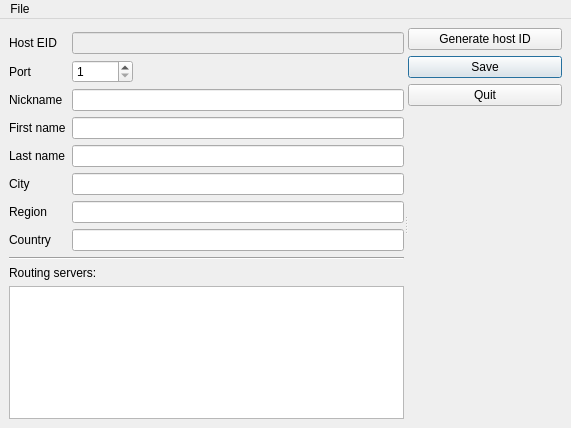
<?xml version="1.0" encoding="UTF-8"?>
<ui version="4.0">
 <class>MainWindow</class>
 <widget class="QMainWindow" name="MainWindow">
  <property name="geometry">
   <rect>
    <x>0</x>
    <y>0</y>
    <width>571</width>
    <height>428</height>
   </rect>
  </property>
  <property name="windowTitle">
   <string>Profile editor</string>
  </property>
  <widget class="QWidget" name="centralwidget">
   <layout class="QVBoxLayout" name="verticalLayout_4">
    <item>
     <widget class="QSplitter" name="splitter">
      <property name="orientation">
       <enum>Qt::Horizontal</enum>
      </property>
      <widget class="QWidget" name="layoutWidget">
       <layout class="QVBoxLayout" name="verticalLayout_2">
        <property name="topMargin">
         <number>4</number>
        </property>
        <item>
         <layout class="QFormLayout" name="formLayout_3">
          <property name="fieldGrowthPolicy">
           <enum>QFormLayout::ExpandingFieldsGrow</enum>
          </property>
          <item row="0" column="0">
           <widget class="QLabel" name="hostEIDLabel">
            <property name="text">
             <string>Host EID</string>
            </property>
            <property name="buddy">
             <cstring>hostEIDLineEdit</cstring>
            </property>
           </widget>
          </item>
          <item row="0" column="1">
           <widget class="QLineEdit" name="hostEIDLineEdit">
            <property name="enabled">
             <bool>false</bool>
            </property>
            <property name="sizePolicy">
             <sizepolicy hsizetype="Expanding" vsizetype="Fixed">
              <horstretch>0</horstretch>
              <verstretch>0</verstretch>
             </sizepolicy>
            </property>
           </widget>
          </item>
          <item row="1" column="0">
           <widget class="QLabel" name="portLabel">
            <property name="text">
             <string>Port</string>
            </property>
            <property name="buddy">
             <cstring>portSpinBox</cstring>
            </property>
           </widget>
          </item>
          <item row="1" column="1">
           <widget class="QSpinBox" name="portSpinBox">
            <property name="minimum">
             <number>1</number>
            </property>
            <property name="maximum">
             <number>65535</number>
            </property>
           </widget>
          </item>
          <item row="2" column="0">
           <widget class="QLabel" name="nicknameLabel">
            <property name="text">
             <string>Nickname</string>
            </property>
            <property name="buddy">
             <cstring>nicknameLineEdit</cstring>
            </property>
           </widget>
          </item>
          <item row="2" column="1">
           <widget class="QLineEdit" name="nicknameLineEdit"/>
          </item>
          <item row="3" column="0">
           <widget class="QLabel" name="firstNameLabel">
            <property name="text">
             <string>First name</string>
            </property>
            <property name="buddy">
             <cstring>firstNameLineEdit</cstring>
            </property>
           </widget>
          </item>
          <item row="3" column="1">
           <widget class="QLineEdit" name="firstNameLineEdit"/>
          </item>
          <item row="4" column="0">
           <widget class="QLabel" name="lastNameLabel">
            <property name="text">
             <string>Last name</string>
            </property>
            <property name="buddy">
             <cstring>lastNameLineEdit</cstring>
            </property>
           </widget>
          </item>
          <item row="4" column="1">
           <widget class="QLineEdit" name="lastNameLineEdit"/>
          </item>
          <item row="5" column="0">
           <widget class="QLabel" name="cityLabel">
            <property name="text">
             <string>City</string>
            </property>
            <property name="buddy">
             <cstring>cityLineEdit</cstring>
            </property>
           </widget>
          </item>
          <item row="5" column="1">
           <widget class="QLineEdit" name="cityLineEdit"/>
          </item>
          <item row="6" column="0">
           <widget class="QLabel" name="regionLabel">
            <property name="text">
             <string>Region</string>
            </property>
            <property name="buddy">
             <cstring>regionLineEdit</cstring>
            </property>
           </widget>
          </item>
          <item row="6" column="1">
           <widget class="QLineEdit" name="regionLineEdit"/>
          </item>
          <item row="7" column="0">
           <widget class="QLabel" name="countryLabel">
            <property name="text">
             <string>Country</string>
            </property>
            <property name="buddy">
             <cstring>countryLineEdit</cstring>
            </property>
           </widget>
          </item>
          <item row="7" column="1">
           <widget class="QLineEdit" name="countryLineEdit"/>
          </item>
         </layout>
        </item>
        <item>
         <widget class="Line" name="line">
          <property name="orientation">
           <enum>Qt::Horizontal</enum>
          </property>
         </widget>
        </item>
        <item>
         <layout class="QVBoxLayout" name="verticalLayout">
          <item>
           <widget class="QLabel" name="label">
            <property name="text">
             <string>Routing servers:</string>
            </property>
            <property name="buddy">
             <cstring>routingServersTextEdit</cstring>
            </property>
           </widget>
          </item>
          <item>
           <widget class="QPlainTextEdit" name="routingServersTextEdit"/>
          </item>
         </layout>
        </item>
       </layout>
      </widget>
      <widget class="QWidget" name="">
       <layout class="QVBoxLayout" name="verticalLayout_3">
        <property name="sizeConstraint">
         <enum>QLayout::SetDefaultConstraint</enum>
        </property>
        <property name="topMargin">
         <number>0</number>
        </property>
        <item>
         <widget class="QPushButton" name="newPushButton">
          <property name="sizePolicy">
           <sizepolicy hsizetype="Minimum" vsizetype="Fixed">
            <horstretch>0</horstretch>
            <verstretch>0</verstretch>
           </sizepolicy>
          </property>
          <property name="text">
           <string>Generate host ID</string>
          </property>
         </widget>
        </item>
        <item>
         <widget class="QPushButton" name="savePushButton">
          <property name="text">
           <string>Save</string>
          </property>
          <property name="autoDefault">
           <bool>true</bool>
          </property>
          <property name="default">
           <bool>true</bool>
          </property>
         </widget>
        </item>
        <item>
         <widget class="QPushButton" name="quitPushButton">
          <property name="text">
           <string>Quit</string>
          </property>
         </widget>
        </item>
        <item>
         <spacer name="verticalSpacer">
          <property name="orientation">
           <enum>Qt::Vertical</enum>
          </property>
          <property name="sizeHint" stdset="0">
           <size>
            <width>20</width>
            <height>40</height>
           </size>
          </property>
         </spacer>
        </item>
        <item>
         <widget class="QLabel" name="statusLabel">
          <property name="text">
           <string/>
          </property>
         </widget>
        </item>
       </layout>
      </widget>
     </widget>
    </item>
   </layout>
  </widget>
  <widget class="QMenuBar" name="menubar">
   <property name="geometry">
    <rect>
     <x>0</x>
     <y>0</y>
     <width>571</width>
     <height>22</height>
    </rect>
   </property>
   <widget class="QMenu" name="menuFile">
    <property name="title">
     <string>File</string>
    </property>
    <addaction name="actionGenerate_new_host_ID"/>
    <addaction name="separator"/>
    <addaction name="actionSave"/>
    <addaction name="separator"/>
    <addaction name="actionQuit"/>
   </widget>
   <addaction name="menuFile"/>
  </widget>
  <action name="actionSave">
   <property name="text">
    <string>Save</string>
   </property>
   <property name="shortcut">
    <string>Ctrl+S</string>
   </property>
  </action>
  <action name="actionQuit">
   <property name="text">
    <string>Quit</string>
   </property>
   <property name="shortcut">
    <string>Ctrl+Q</string>
   </property>
  </action>
  <action name="actionGenerate_new_host_ID">
   <property name="text">
    <string>Generate new host ID</string>
   </property>
   <property name="shortcut">
    <string>Ctrl+N</string>
   </property>
  </action>
 </widget>
 <tabstops>
  <tabstop>nicknameLineEdit</tabstop>
  <tabstop>firstNameLineEdit</tabstop>
  <tabstop>lastNameLineEdit</tabstop>
  <tabstop>cityLineEdit</tabstop>
  <tabstop>regionLineEdit</tabstop>
  <tabstop>countryLineEdit</tabstop>
  <tabstop>routingServersTextEdit</tabstop>
  <tabstop>newPushButton</tabstop>
  <tabstop>savePushButton</tabstop>
  <tabstop>quitPushButton</tabstop>
  <tabstop>portSpinBox</tabstop>
  <tabstop>hostEIDLineEdit</tabstop>
 </tabstops>
 <resources/>
 <connections>
  <connection>
   <sender>quitPushButton</sender>
   <signal>clicked()</signal>
   <receiver>actionQuit</receiver>
   <slot>trigger()</slot>
   <hints>
    <hint type="sourcelabel">
     <x>463</x>
     <y>117</y>
    </hint>
    <hint type="destinationlabel">
     <x>-1</x>
     <y>-1</y>
    </hint>
   </hints>
  </connection>
  <connection>
   <sender>savePushButton</sender>
   <signal>clicked()</signal>
   <receiver>actionSave</receiver>
   <slot>trigger()</slot>
   <hints>
    <hint type="sourcelabel">
     <x>463</x>
     <y>83</y>
    </hint>
    <hint type="destinationlabel">
     <x>-1</x>
     <y>-1</y>
    </hint>
   </hints>
  </connection>
  <connection>
   <sender>newPushButton</sender>
   <signal>clicked()</signal>
   <receiver>actionGenerate_new_host_ID</receiver>
   <slot>trigger()</slot>
   <hints>
    <hint type="sourcelabel">
     <x>463</x>
     <y>49</y>
    </hint>
    <hint type="destinationlabel">
     <x>-1</x>
     <y>-1</y>
    </hint>
   </hints>
  </connection>
 </connections>
</ui>
